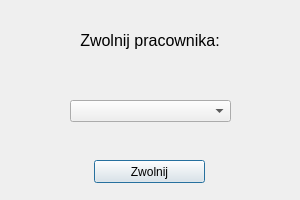
<?xml version="1.0" encoding="UTF-8"?>
<ui version="4.0">
 <class>zwolnij</class>
 <widget class="QDialog" name="zwolnij">
  <property name="geometry">
   <rect>
    <x>0</x>
    <y>0</y>
    <width>300</width>
    <height>200</height>
   </rect>
  </property>
  <property name="windowTitle">
   <string>Dialog</string>
  </property>
  <widget class="QComboBox" name="pracownik">
   <property name="geometry">
    <rect>
     <x>70</x>
     <y>100</y>
     <width>161</width>
     <height>22</height>
    </rect>
   </property>
  </widget>
  <widget class="QPushButton" name="zwolnij_2">
   <property name="geometry">
    <rect>
     <x>94</x>
     <y>160</y>
     <width>111</width>
     <height>23</height>
    </rect>
   </property>
   <property name="text">
    <string>Zwolnij</string>
   </property>
  </widget>
  <widget class="QLabel" name="label">
   <property name="geometry">
    <rect>
     <x>0</x>
     <y>0</y>
     <width>300</width>
     <height>81</height>
    </rect>
   </property>
   <property name="font">
    <font>
     <pointsize>12</pointsize>
    </font>
   </property>
   <property name="text">
    <string>Zwolnij pracownika:</string>
   </property>
   <property name="alignment">
    <set>Qt::AlignCenter</set>
   </property>
  </widget>
 </widget>
 <resources/>
 <connections/>
</ui>
